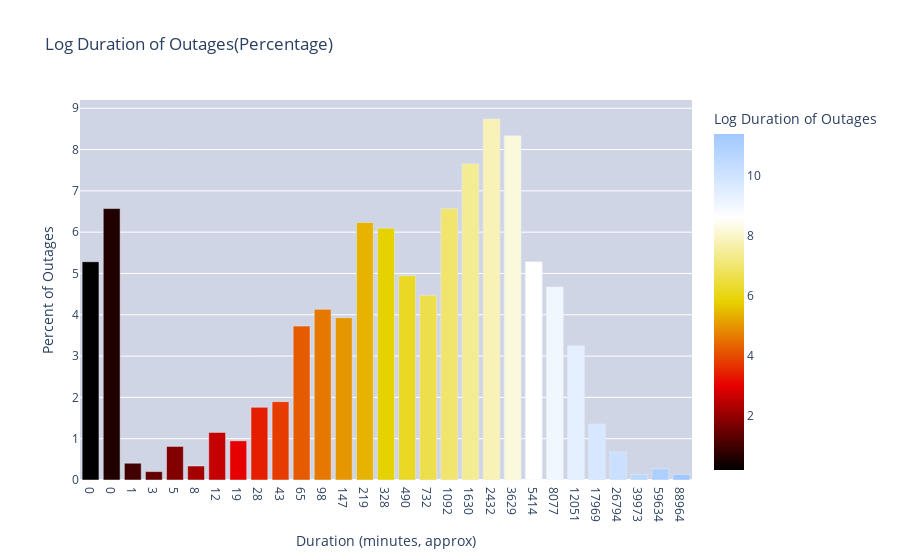

The notebook cell saved with this chart:
### Markdown cell above
Log-scaled duration distribution

### Code cell
# Changed this simple histogram for better colorings 
# tick_vals = np.arange(0, np.ceil(log_duration.max()) + 1)
# tick_text = [f"{int(np.expm1(x))}" for x in tick_vals]

# # Wrap the Series in a new dataframe
# fig = px.histogram(pd.DataFrame(log_duration), x='Log Duration of Outages', nbins=50, histnorm='percent',
#                    title='Log-Transformed Distribution of Outage Duration',
#                    color_discrete_sequence=["#BA9EF3"],  # nicer blue, you can swap colors
#                    )

# fig.update_layout(
#     xaxis=dict(title='Duration (minutes, approx)', tickvals=tick_vals, ticktext=tick_text),
#     yaxis=dict(title='% of Outages')
# )
# fig.update_traces(marker_line_width=1, marker_line_color="#FFFFFF")

# fig.show()

# Make log duration df for visualization
log_duration = np.log1p(pd.to_numeric(raw['duration'], errors='coerce'))
df = pd.DataFrame({'log_duration': log_duration})

# Create bins manually
bin_edges = np.linspace(log_duration.min(), log_duration.max(), 30)
df['bin'] = pd.cut(df['log_duration'], bins=bin_edges, include_lowest=True)
# Calculate counts per bin
bin_counts = df['bin'].value_counts().sort_index()
bin_centers = [interval.mid for interval in bin_counts.index]

hist_df = pd.DataFrame({
    'bin_center': bin_centers,
    'count': bin_counts.values
})
total_outages = df['log_duration'].notna().sum()
hist_df['percent'] = (hist_df['count'] / total_outages) * 100

tick_vals = hist_df['bin_center']
tick_text = [f"{int(np.expm1(x))}" for x in tick_vals]

fig = px.bar(
    hist_df,
    x='bin_center',
    y='percent',
    color='bin_center',  # color by bin center to get a gradient
    color_continuous_scale=px.colors.sequential.Blackbody,
    labels={'bin_center': 'Log Duration of Outages', 'percent': 'Percent of Outages'},
    title='Log Duration of Outages(Percentage)'
)

fig.update_layout(
    plot_bgcolor="#d0d5e6",

    xaxis=dict(
        title='Duration (minutes, approx)',
        tickvals=tick_vals,
        ticktext=tick_text
    )
)
fig.update_traces(
    hovertemplate=
        'Duration (log scale): %{x:.2f}<br>' +
        'Approx. Duration: %{customdata} minutes<br>' +
        'Percent of Outages: %{y:.2f}%<extra></extra>',
    customdata=[f"{int(np.expm1(x))}" for x in tick_vals]  # pass approximate durations as customdata
)

fig.show()

### Figure 1 — Plotly figure (JSON) as saved in the notebook; plotly's stock layout.template omitted (floating-point values rounded to 4 significant figures)
{"data": [{"alignmentgroup": "True", "customdata": ["0", "0", "1", "3", "5", "8", "12", "19", "28", "43", "65", "98", "147", "219", "328", "490", "732", "1092", "1630", "2432", "3629", "5414", "8077", "12051", "17969", "26794", "39973", "59634", "88964"], "hovertemplate": "Duration (log scale): %{x:.2f}<br>Approx. Duration: %{customdata} minutes<br>Percent of Outages: %{y:.2f}%<extra></extra>", "legendgroup": "", "marker": {"color": [0.1995, 0.6, 1, 1.399, 1.799, 2.199, 2.599, 2.999, 3.399, 3.799, 4.199, 4.598, 4.998, 5.398, 5.798, 6.198, 6.598, 6.998, 7.397, 7.797, 8.197, 8.597, 8.997, 9.397, 9.796, 10.2, 10.6, 11.0, 11.4], "coloraxis": "coloraxis", "pattern": {"shape": ""}}, "name": "", "offsetgroup": "", "orientation": "v", "showlegend": false, "textposition": "auto", "type": "bar", "x": [0.1995, 0.6, 1, 1.399, 1.799, 2.199, 2.599, 2.999, 3.399, 3.799, 4.199, 4.598, 4.998, 5.398, 5.798, 6.198, 6.598, 6.998, 7.397, 7.797, 8.197, 8.597, 8.997, 9.397, 9.796, 10.2, 10.6, 11.0, 11.4], "xaxis": "x", "y": [5.285, 6.572, 0.4065, 0.2033, 0.813, 0.3388, 1.152, 0.9485, 1.762, 1.897, 3.726, 4.133, 3.93, 6.233, 6.098, 4.946, 4.472, 6.572, 7.656, 8.74, 8.333, 5.285, 4.675, 3.252, 1.355, 0.6775, 0.1355, 0.271, 0.1355], "yaxis": "y"}], "layout": {"barmode": "relative", "coloraxis": {"colorbar": {"title": {"text": "Log Duration of Outages"}}, "colorscale": [[0, "rgb(0,0,0)"], [0.25, "rgb(230,0,0)"], [0.5, "rgb(230,210,0)"], [0.75, "rgb(255,255,255)"], [1, "rgb(160,200,255)"]]}, "legend": {"tracegroupgap": 0}, "plot_bgcolor": "#d0d5e6", "title": {"text": "Log Duration of Outages(Percentage)"}, "xaxis": {"anchor": "y", "domain": [0, 1], "ticktext": ["0", "0", "1", "3", "5", "8", "12", "19", "28", "43", "65", "98", "147", "219", "328", "490", "732", "1092", "1630", "2432", "3629", "5414", "8077", "12051", "17969", "26794", "39973", "59634", "88964"], "tickvals": [0.1995, 0.6, 1, 1.399, 1.799, 2.199, 2.599, 2.999, 3.399, 3.799, 4.199, 4.598, 4.998, 5.398, 5.798, 6.198, 6.598, 6.998, 7.397, 7.797, 8.197, 8.597, 8.997, 9.397, 9.796, 10.2, 10.6, 11.0, 11.4], "title": {"text": "Duration (minutes, approx)"}}, "yaxis": {"anchor": "x", "domain": [0, 1], "title": {"text": "Percent of Outages"}}}}
